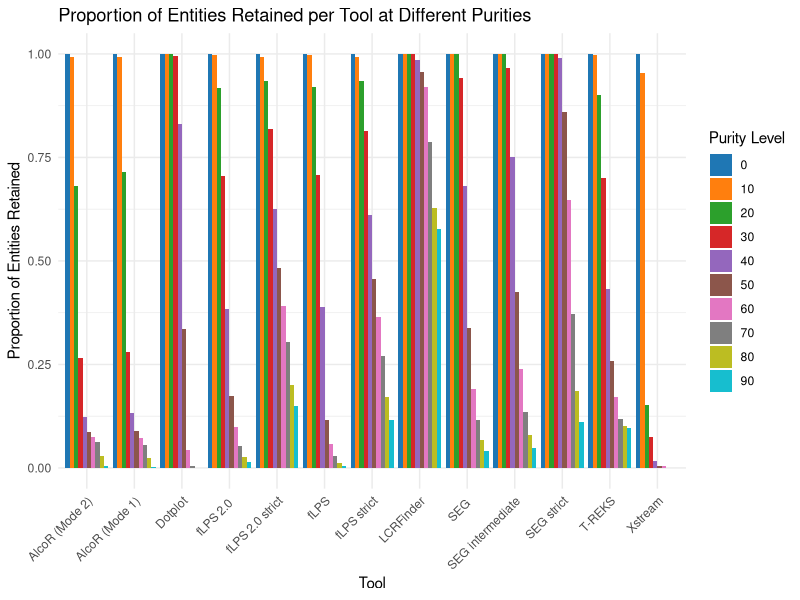

The R script that drew this image:
setwd("/home/anirjit/ANIRJIT/RESULTS/Purity/human")

library(ggplot2)
library(dplyr)

# Load the data
data <- read.table("entity_counts.tsv", header=TRUE, sep="\t", stringsAsFactors=FALSE)

# Convert Filename to factor for better grouping
data$Filename <- factor(data$Filename, levels = unique(data$Filename))

# Define custom colors for files
custom_colors <- c("#1f77b4", "#ff7f0e", "#2ca02c", "#d62728", "#9467bd", 
                   "#8c564b", "#e377c2", "#7f7f7f", "#bcbd22", "#17becf")
jpeg("Retention_1.jpg", width = 1500, height = 1200, res = 250, quality = 100)
# Plot
ggplot(data, aes(x = Filename, y = Proportion, fill = as.factor(Purity))) +
  geom_bar(stat = "identity", position = "dodge") +
  labs(title = "Proportion of Entities Retained per Tool at Different Purities",
       x = "Tool",
       y = "Proportion of Entities Retained",
       fill = "Purity Level") +
  scale_fill_manual(values = custom_colors) +
  theme_minimal() +
  theme(axis.text.x = element_text(angle = 45, hjust = 1)) # Rotates labels for readability
dev.off()